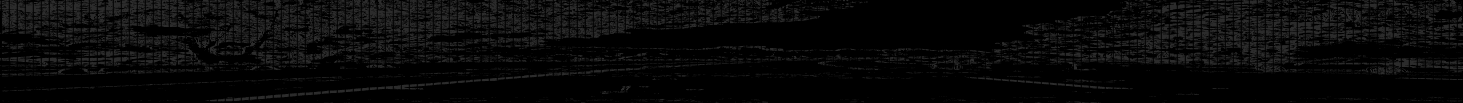
#> input picture test_images_output/out1.jpg, 10240 x 720 px (shown at 1/7 size); its folder holds only this picture in this run
$ jupyter execute --allow-errors PerpectiveTransform.ipynb   (shell and % lines are left out)
#> lines starting #> are read from the running program, lines starting #| are printed output that depends on the picture
[cell 1]
import glob
import pickle
import numpy as np
import cv2
import matplotlib.pyplot as plt
import matplotlib.image as mpimg

#> (a cell that did not finish here is left out)

#> (a cell that did not finish here is left out)

#> (a cell that did not finish here is left out)

#> (a cell that did not finish here is left out)

#> (a cell that did not finish here is left out)

[cell 7]
count=1
#> count = 1
for img_name in glob.glob("./test_images_output/out*.jpg"):
    image = mpimg.imread(img_name)
#> image is the input picture: shape (720, 10240); min 0, max 246, mean 9.1
    #ret,mtx,dist,rvecs,tvecs=cv2.calibrateCamera(objPoints,imgPoints,image.shape[::-1],None,None)
    undist = image
    sh = undist.shape
#> sh = (720, 10240)
    tl = [sh[1]*0.4,sh[0]*0.65]
#> tl = [4096, 468]
    tr = [sh[1]*0.6,sh[0]*0.65]
#> tr = [6144, 468]
    bl = [sh[1]*0.1,sh[0]]
#> bl = [1024, 720]
    br = [sh[1],sh[0]]
#> br = [10240, 720]

    src = np.float32([tl,tr,br,bl])

    widthA = np.sqrt(((br[0] - bl[0]) ** 2) + ((br[1] - bl[1]) ** 2))
#> widthA = 9216
    widthB = np.sqrt(((tr[0] - tl[0]) ** 2) + ((tr[1] - tl[1]) ** 2))
#> widthB = 2048
    heightA = np.sqrt(((tr[0] - br[0]) ** 2) + ((tr[1] - br[1]) ** 2))
#> heightA = 4103.7
    heightB = np.sqrt(((tl[0] - bl[0]) ** 2) + ((tl[1] - bl[1]) ** 2))
#> heightB = 3082.3

    maxWidth = max(int(widthA), int(widthB))
#> maxWidth = 9216
    maxHeight = max(int(heightA), int(heightB))
    #dst = np.float32([[0, 0],[maxWidth - 1, 0],[maxWidth - 1, maxHeight - 1],[0, maxHeight - 1]])
    #dst = np.float32([[sh[1]*0.1, 0],[sh[1]*0.9, 0],[sh[1], sh[0]+0.6*sh[0]],[0, sh[0]+0.6*sh[0]]])
    dst = np.float32([[200,0],[1000,100],[1000,680],[200,680]])
    M = cv2.getPerspectiveTransform(src,dst)
    img_size = (sh[1],sh[0])
    warped = cv2.warpPerspective(undist,M,(maxWidth,maxHeight),flags=cv2.INTER_LINEAR)
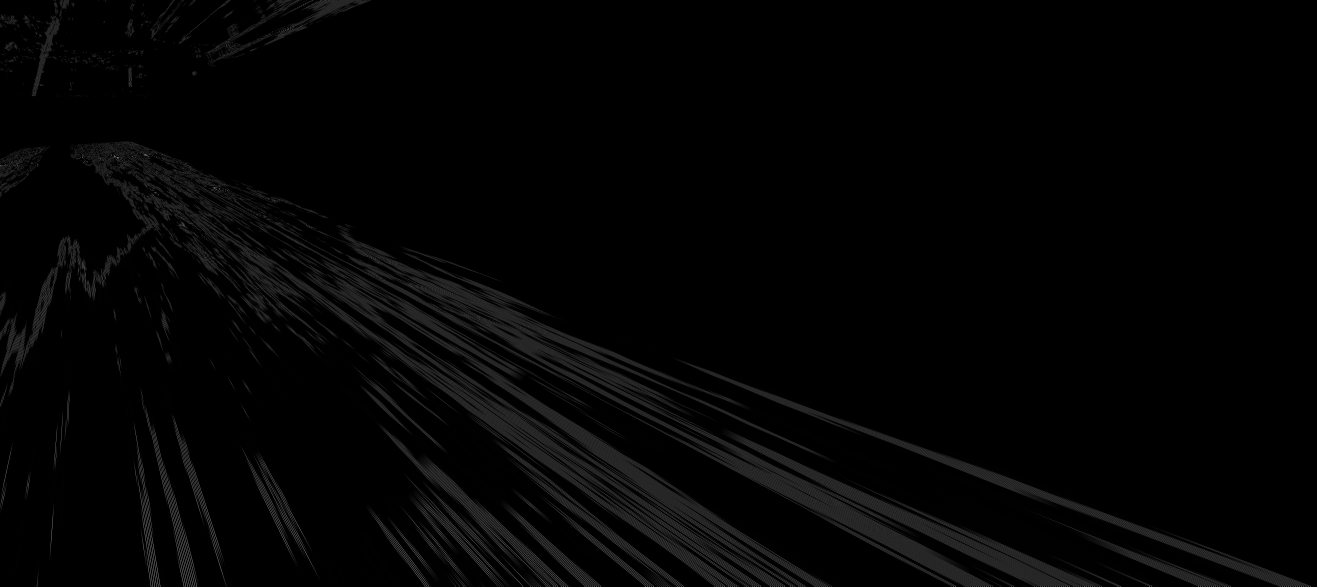
#> warped: shape (4103, 9216) (shown at 1/7 size); min 0, max 246, mean 4
    f, (ax1, ax2) = plt.subplots(1, 2, figsize=(24, 9))
    f.tight_layout()
    ax1.imshow(undist,cmap='gray')
    ax1.set_title("original", fontsize=50)
    ax2.imshow(warped, cmap='gray')
    ax2.set_title('Transformed', fontsize=50)
    plt.subplots_adjust(left=0., right=1, top=0.9, bottom=0.)
    plt.show()
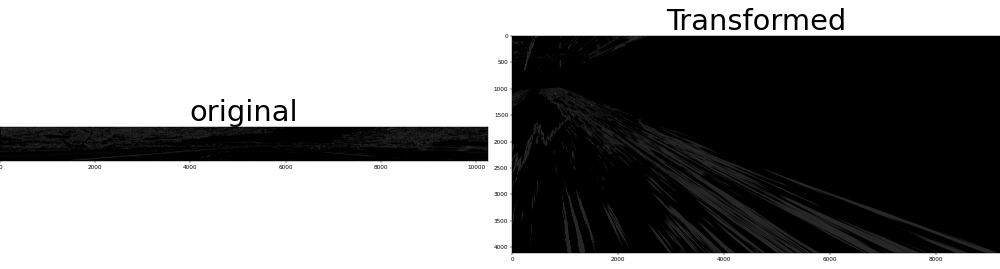
#> figure drawn by matplotlib, 2 panels
    warped.dtype = 'uint8'
    cv2.imwrite("test_images_output/pers"+str(count)+".jpg",(warped)*255)
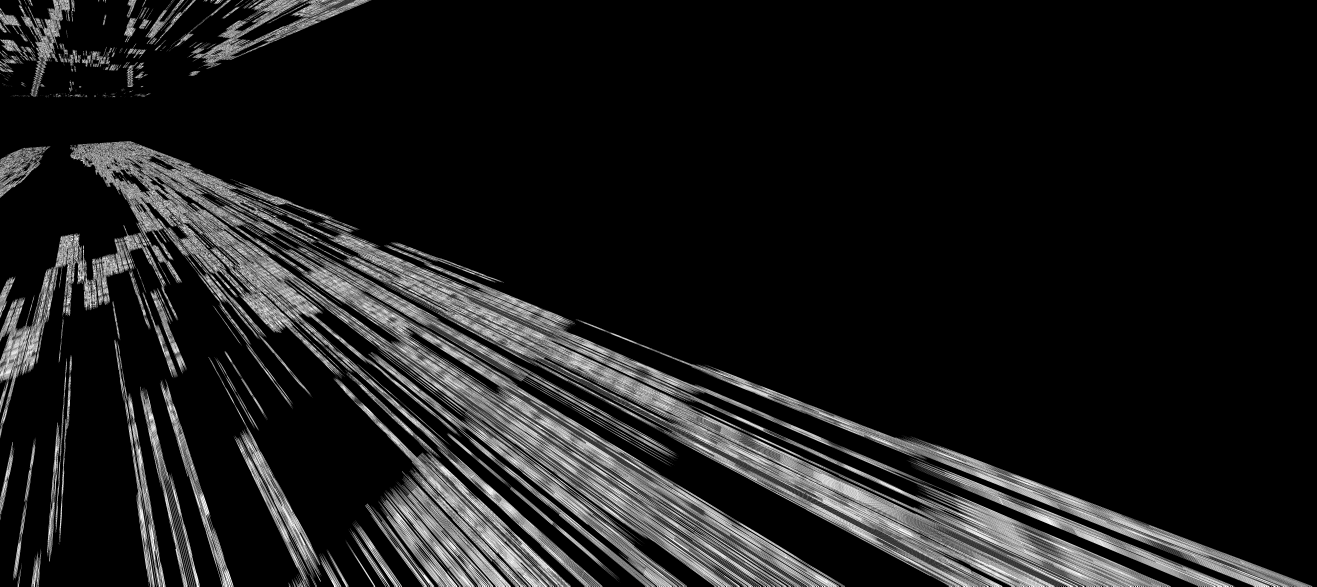
#> saved as pers1.jpg: shape (4103, 9216) (shown at 1/7 size); min 0, max 255, mean 28
    count+=1
#> count = 2

$ run again, on test_images_output/out5.jpg
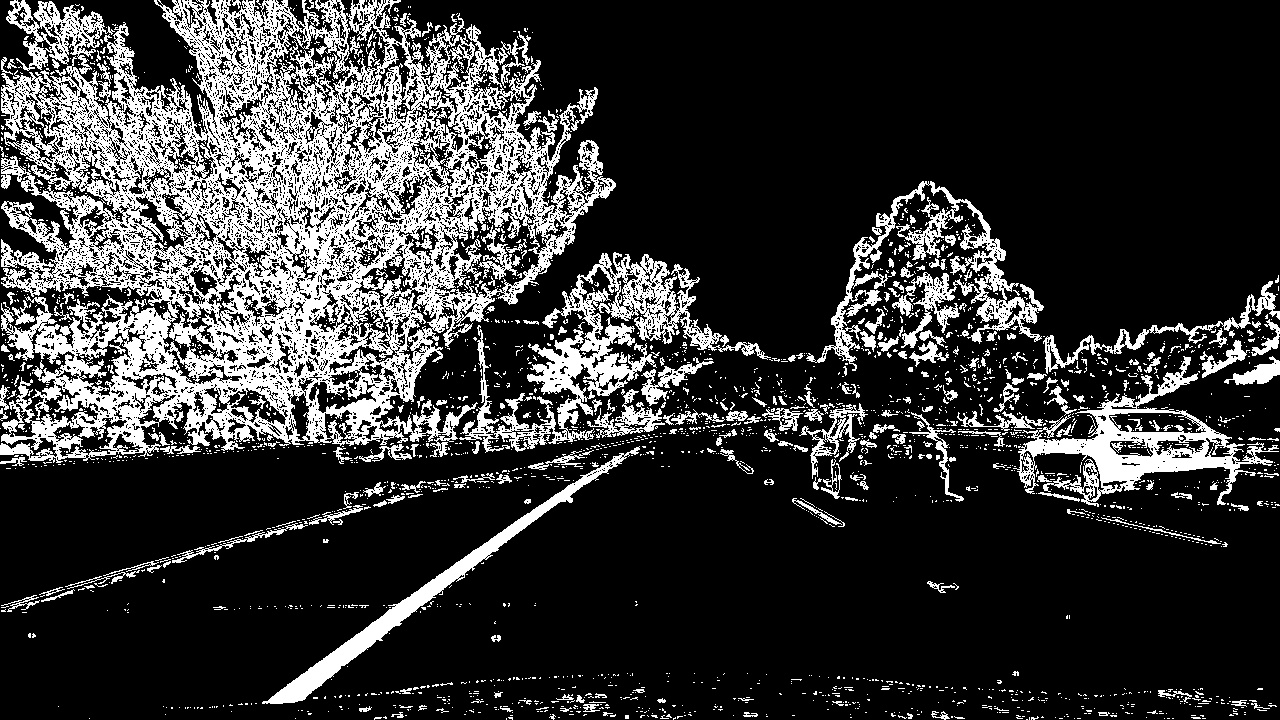
#> input picture test_images_output/out5.jpg, 1280 x 720 px
#> `count=1`: count = 1
#> image is the input picture: shape (720, 1280); min 0, max 255, mean 54.6
#> `warped = cv2.warpPerspective(undist,M,(maxWidth,maxHeight),flags=cv2.I..`:
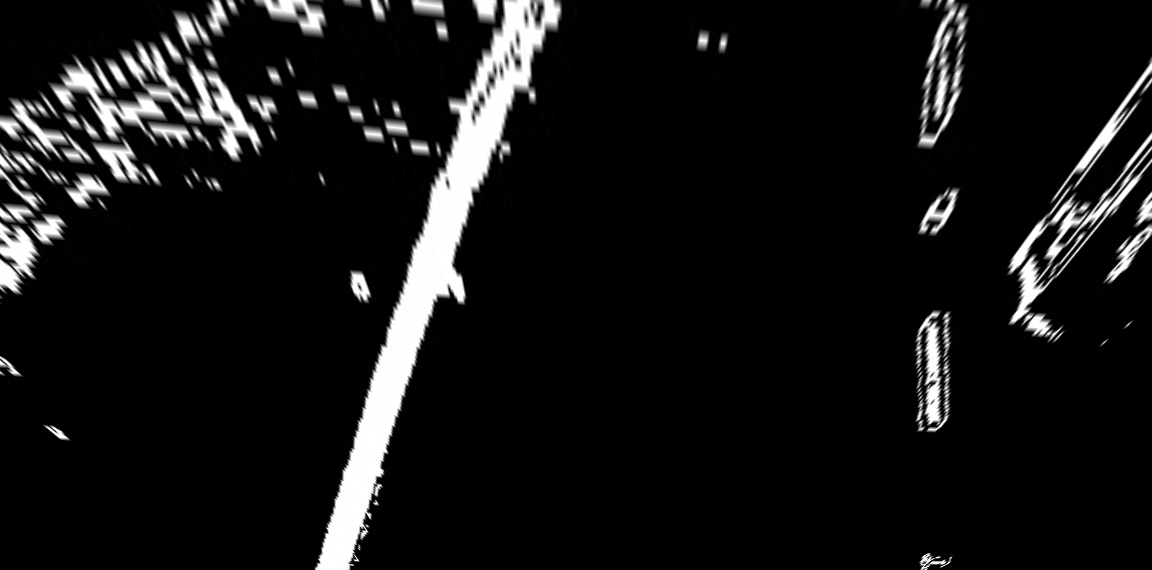
#> warped: shape (570, 1152); min 0, max 255, mean 20.5
#> `cv2.imwrite("test_images_output/pers"+str(count)+".jpg",(warped)*255)`:
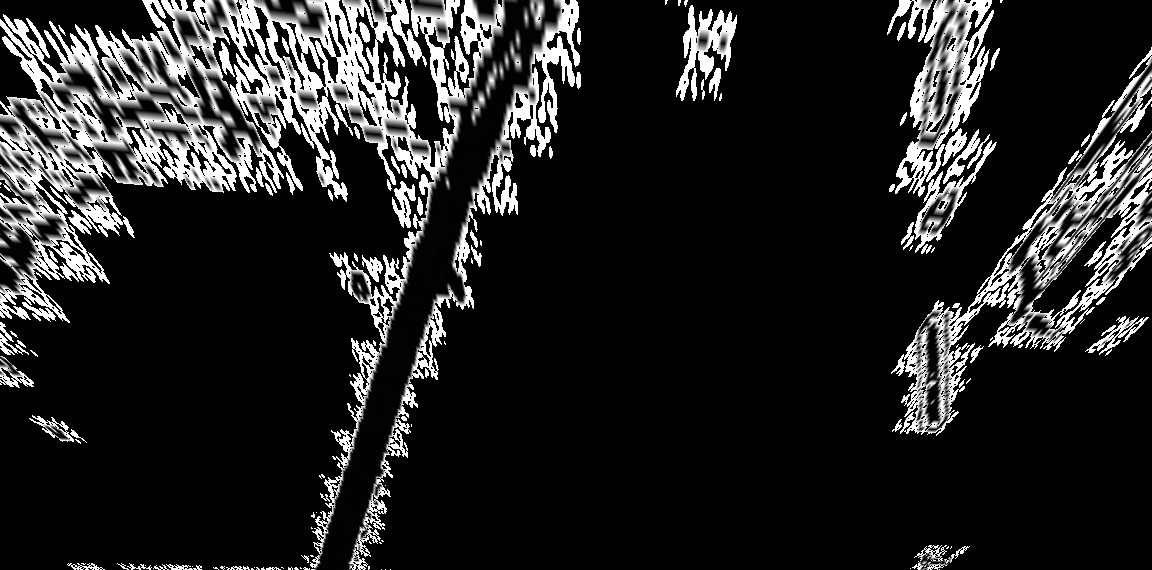
#> saved as pers1.jpg: shape (570, 1152); min 0, max 255, mean 36.3
#> `count+=1`: count = 2

$ run again, on test_images_output/out6.jpg
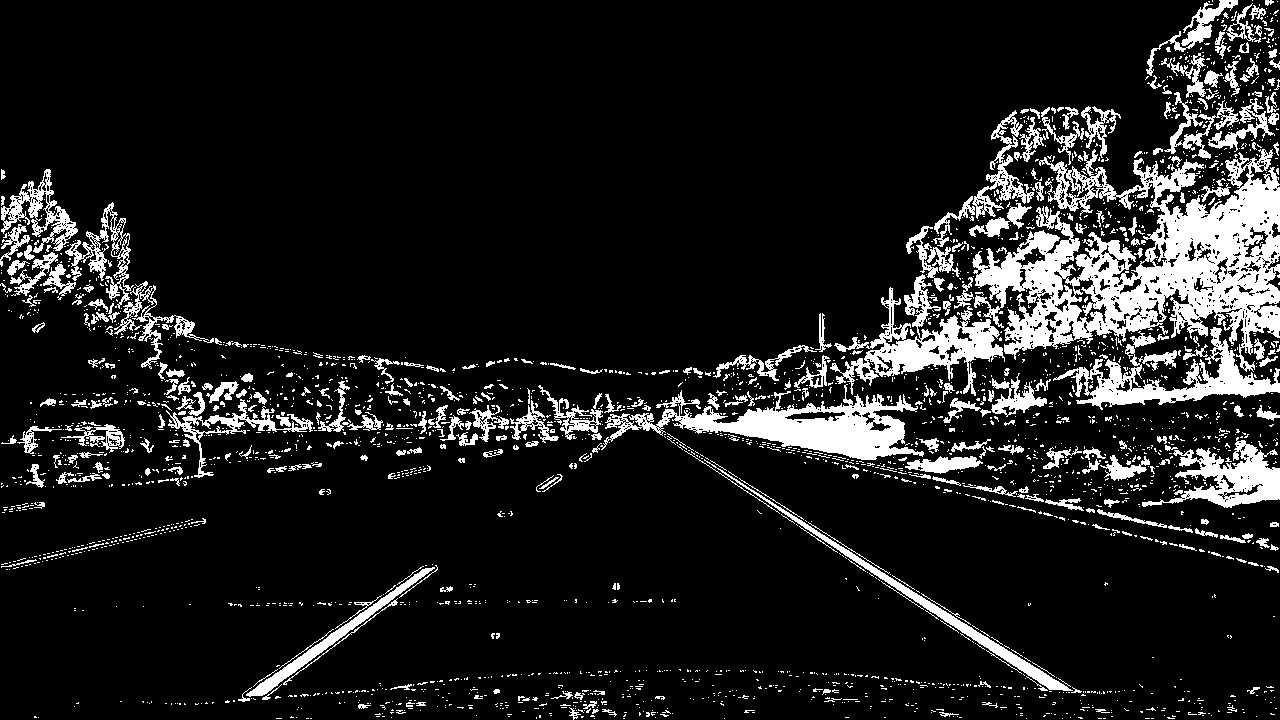
#> input picture test_images_output/out6.jpg, 1280 x 720 px
#> `count=1`: count = 1
#> image is the input picture: shape (720, 1280); min 0, max 255, mean 30.3
#> `plt.show()`:
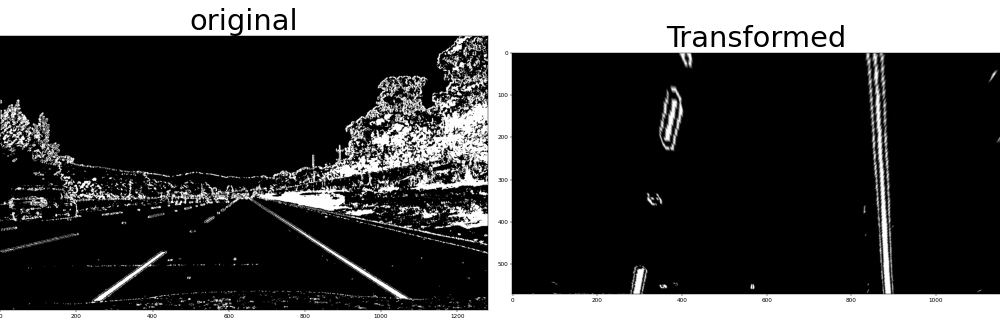
#> figure drawn by matplotlib, 2 panels
#> `cv2.imwrite("test_images_output/pers"+str(count)+".jpg",(warped)*255)`:
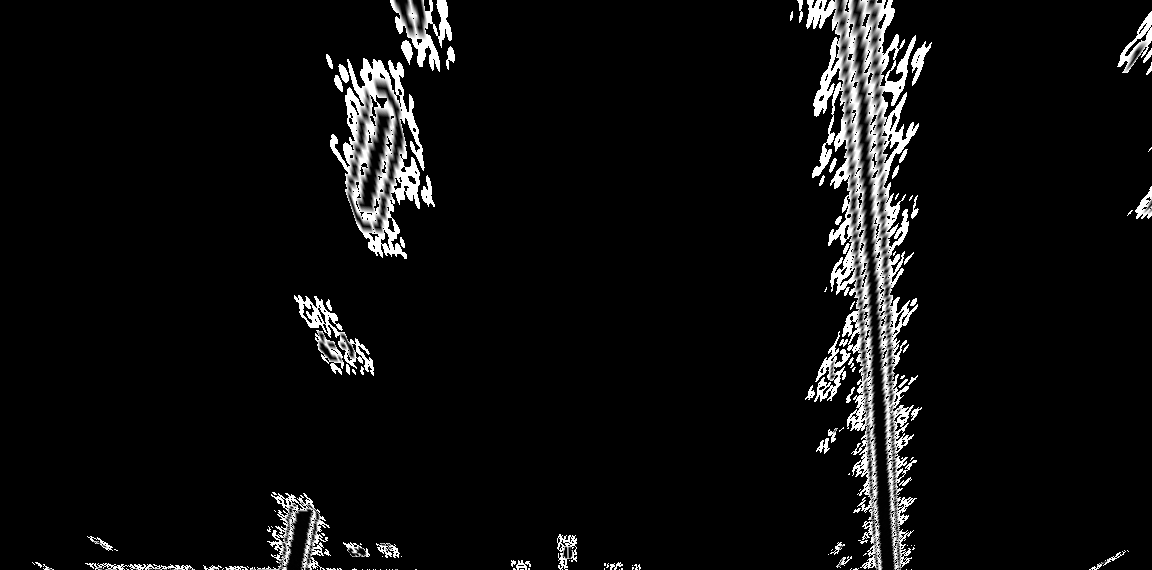
#> saved as pers1.jpg: shape (570, 1152); min 0, max 255, mean 14.1
#> `count+=1`: count = 2

$ run again, on test_images_output/out7.jpg
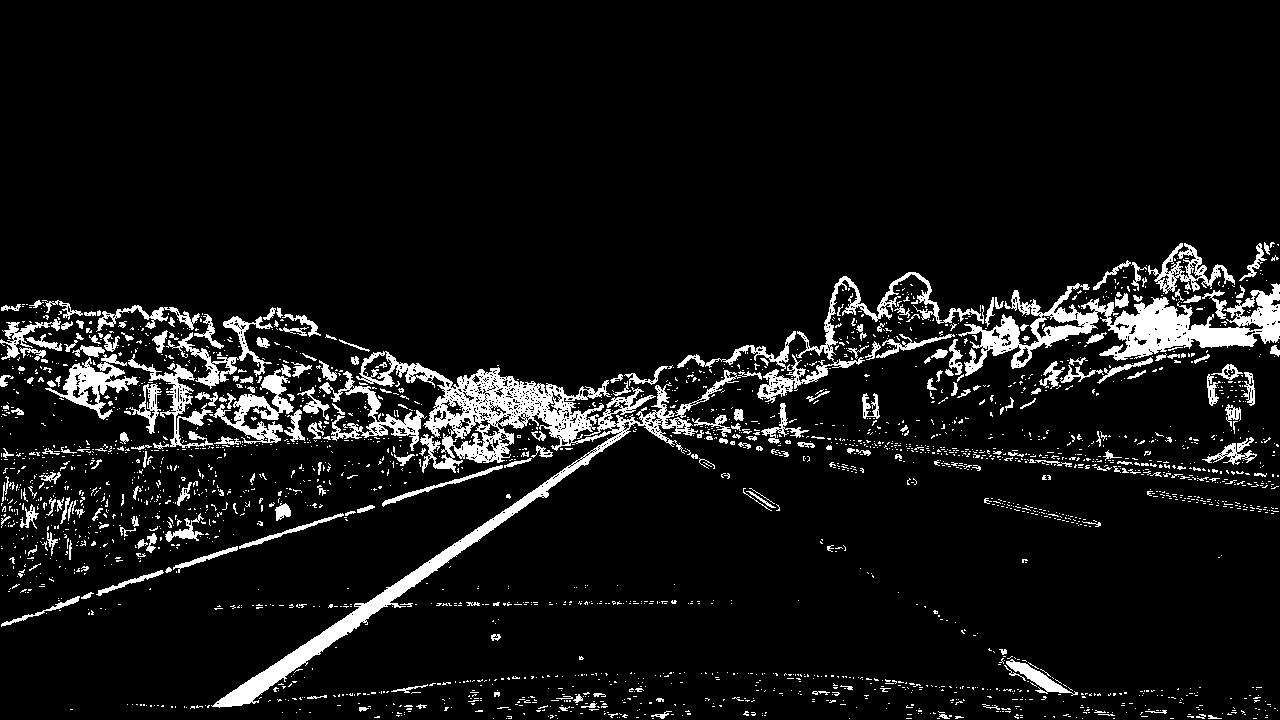
#> input picture test_images_output/out7.jpg, 1280 x 720 px
#> `count=1`: count = 1
#> image is the input picture: shape (720, 1280); min 0, max 255, mean 19.8
#> `plt.show()`:
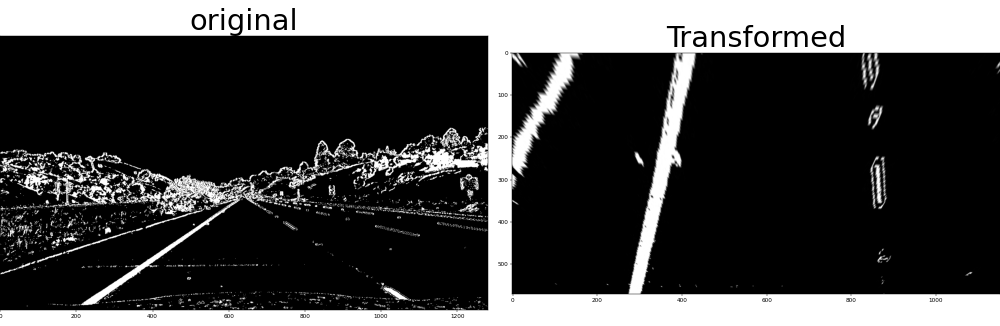
#> figure drawn by matplotlib, 2 panels
#> `cv2.imwrite("test_images_output/pers"+str(count)+".jpg",(warped)*255)`:
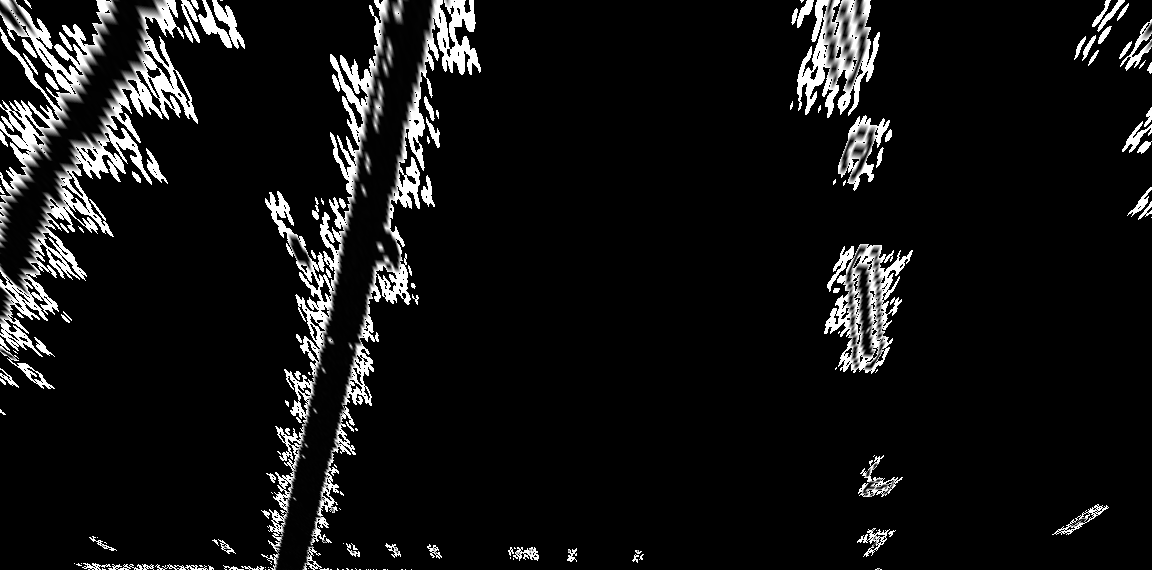
#> saved as pers1.jpg: shape (570, 1152); min 0, max 255, mean 19.5
#> `count+=1`: count = 2

$ run again, on test_images_output/out2.jpg
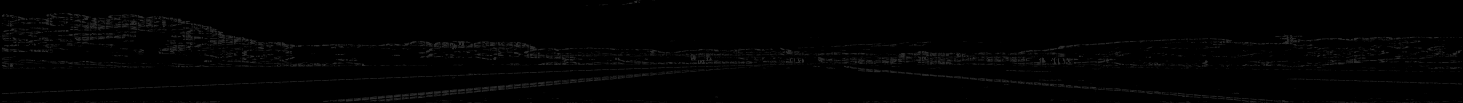
#> input picture test_images_output/out2.jpg, 10240 x 720 px (shown at 1/7 size)
#> `count=1`: count = 1
#> image is the input picture: shape (720, 10240); min 0, max 246, mean 2.4
#> `plt.show()`:
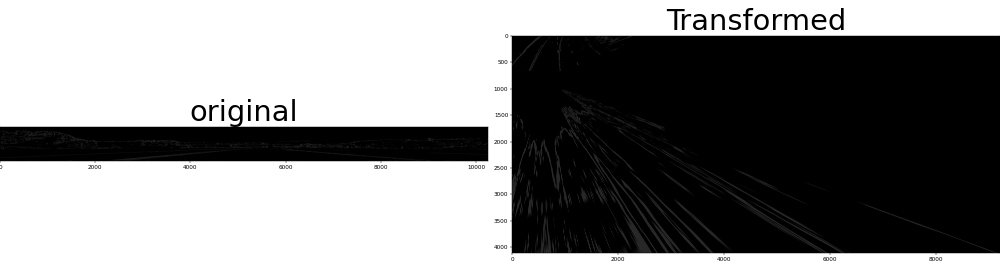
#> figure drawn by matplotlib, 2 panels
#> `cv2.imwrite("test_images_output/pers"+str(count)+".jpg",(warped)*255)`:
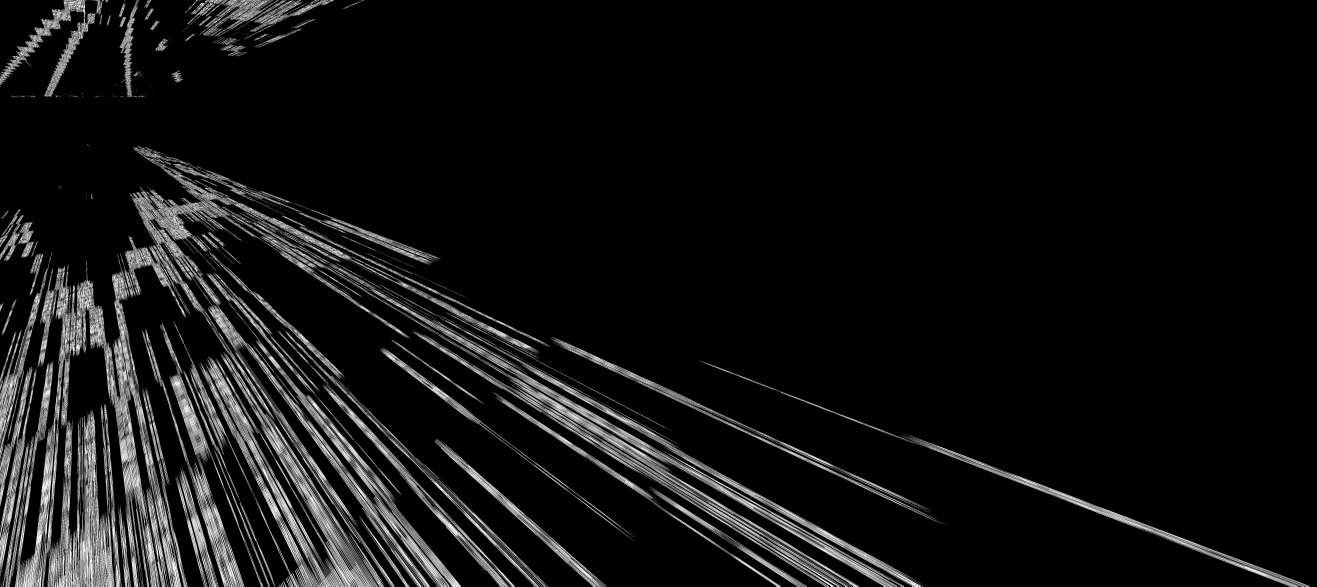
#> saved as pers1.jpg: shape (4103, 9216) (shown at 1/7 size); min 0, max 255, mean 18.5
#> `count+=1`: count = 2
